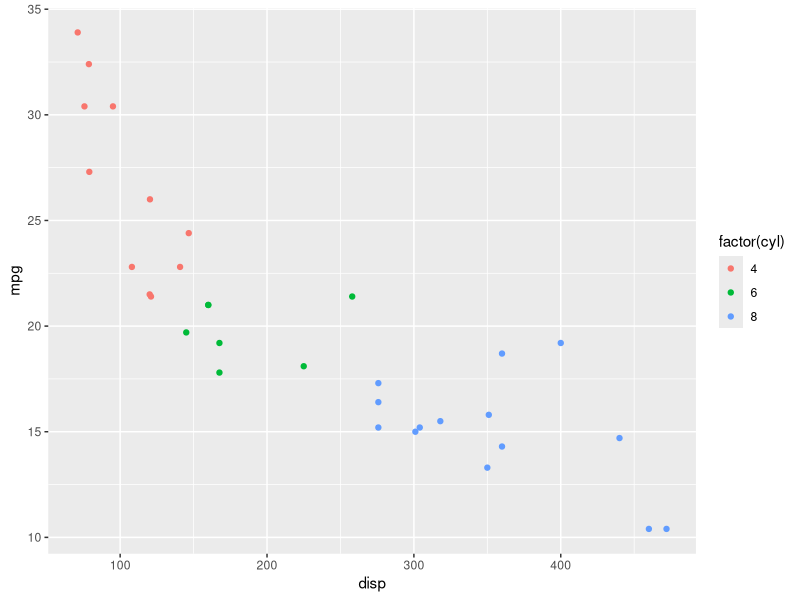
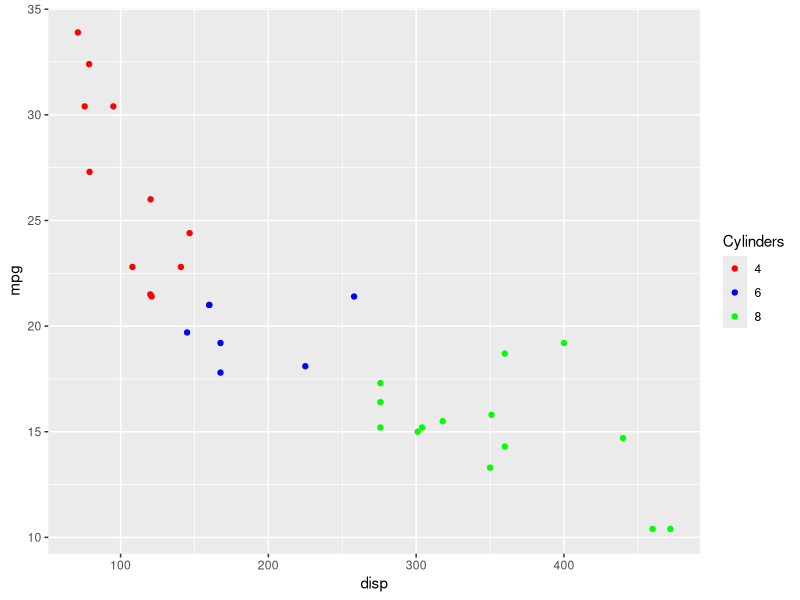
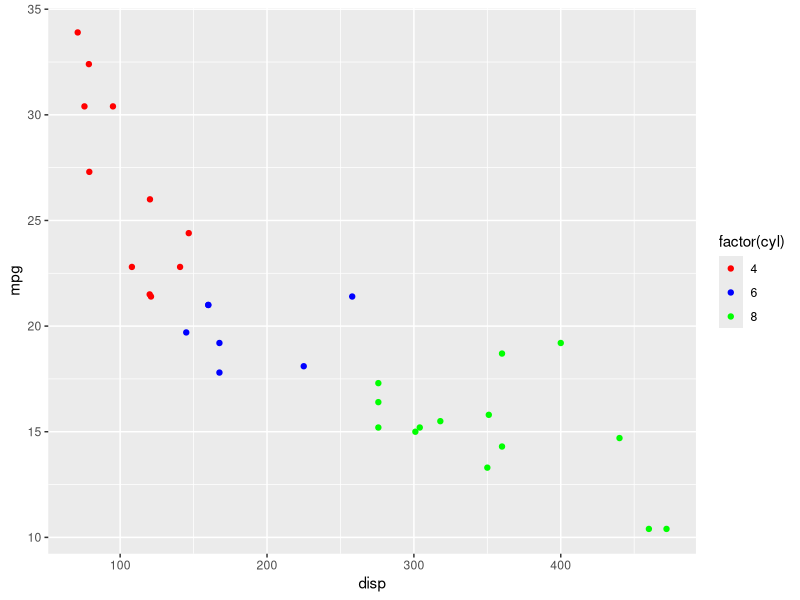
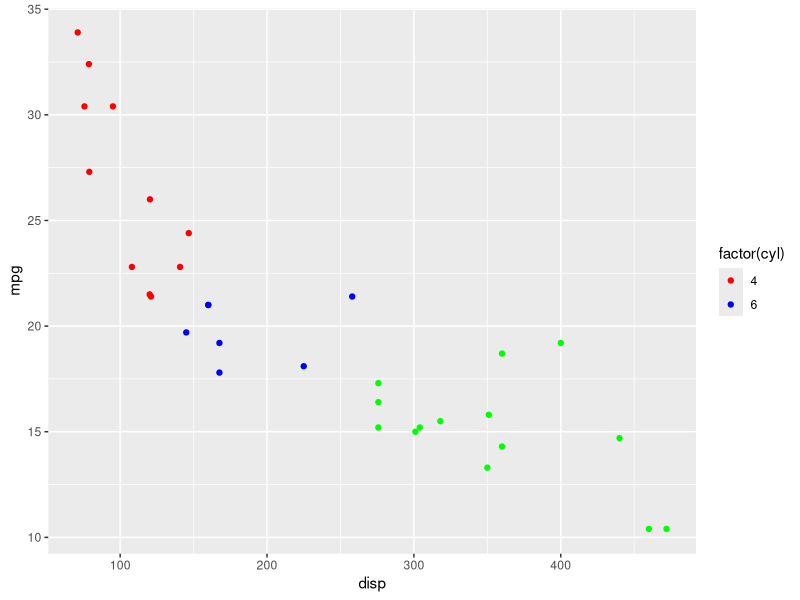
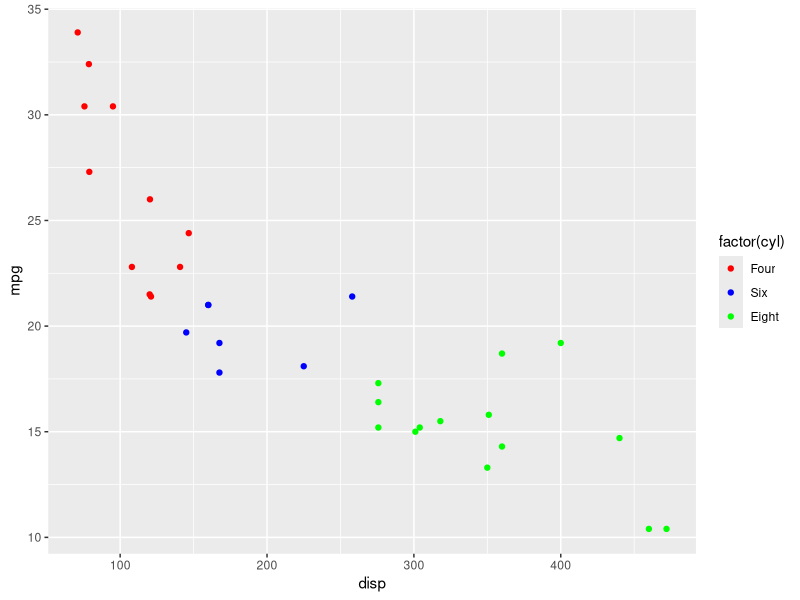
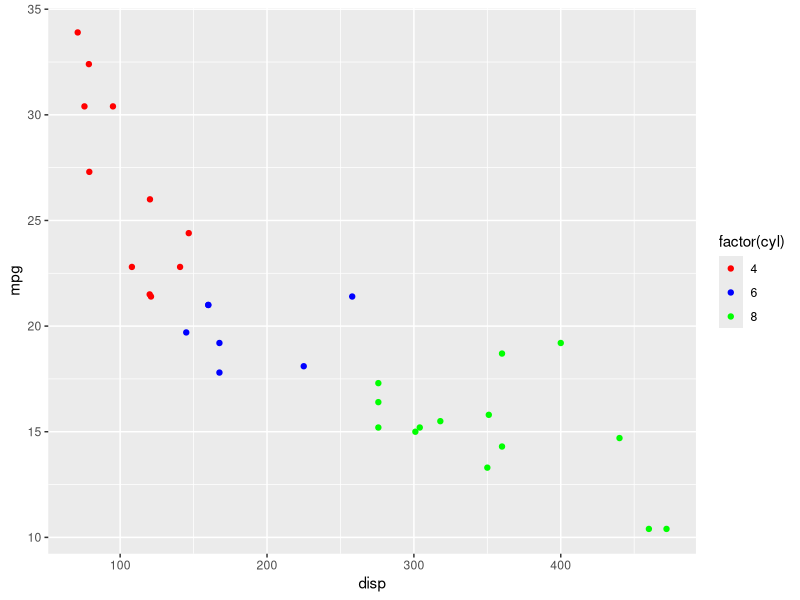
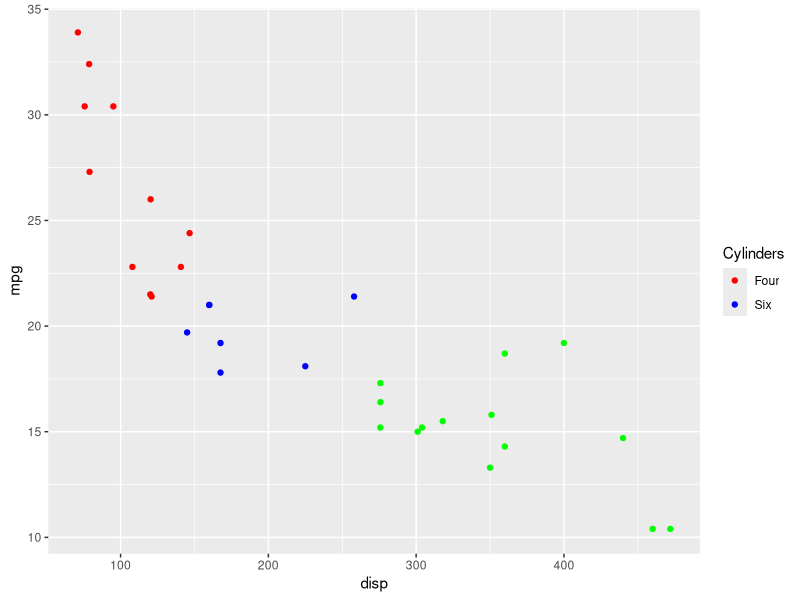

Here is the R script that generated these plots, in order:
## ---- chunk 1
library(ggplot2)
library(dplyr)
library(tidyr)
## ---- chunk 2
ggplot(mtcars) +
  geom_point(aes(disp, mpg, color = factor(cyl)))
## ---- chunk 3
ggplot(mtcars) +
  geom_point(aes(disp, mpg, color = factor(cyl))) +
  scale_color_manual(name = "Cylinders", 
    values = c("red", "blue", "green"))
## ---- chunk 4
ggplot(mtcars) +
  geom_point(aes(disp, mpg, color = factor(cyl))) +
  scale_color_manual(values = c("red", "blue", "green"))
## ---- chunk 5
ggplot(mtcars) +
  geom_point(aes(disp, mpg, color = factor(cyl))) +
  scale_color_manual(values = c("red", "blue", "green"),
    limits = c(4, 6, 8))
## ---- chunk 6
ggplot(mtcars) +
  geom_point(aes(disp, mpg, color = factor(cyl))) +
  scale_color_manual(values = c("red", "blue", "green"),
    labels = c('Four', 'Six', 'Eight'))
## ---- chunk 7
ggplot(mtcars) +
  geom_point(aes(disp, mpg, color = factor(cyl))) +
  scale_color_manual(values = c("red", "blue", "green"),
    breaks = c(4, 6, 8))
## ---- chunk 8
ggplot(mtcars) +
  geom_point(aes(disp, mpg, color = factor(cyl))) +
  scale_color_manual(name = "Cylinders", values = c("red", "blue", "green"),
    labels = c('Four', 'Six', 'Eight'), limits = c(4, 6, 8), breaks = c(4, 6, 8))
